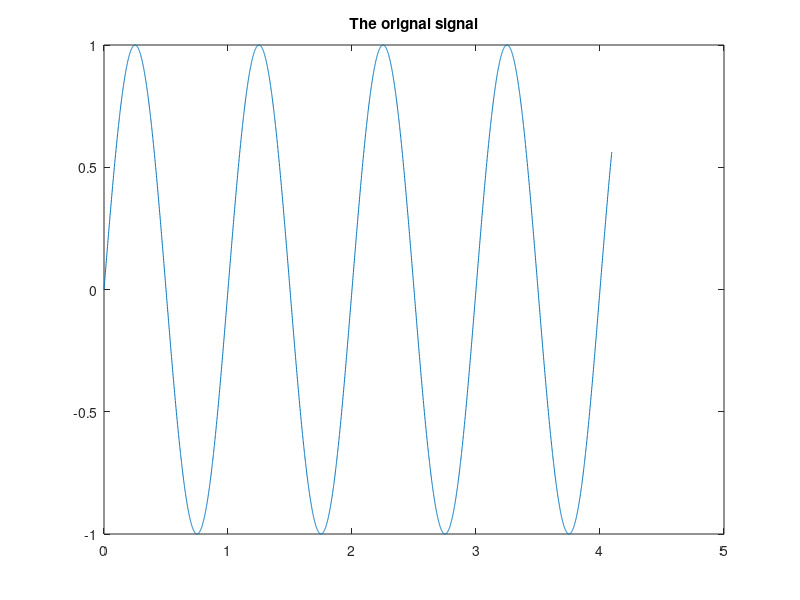

Source code (MATLAB): (Note: this script raises an error after producing the figure.)
%Compressed Sensing for Audio signal
clc;clear all;close all;

%Generating a signal that is to be measured
n = 4096;
f = 1;
fs = 1000;
t = 0:1/fs:4095/fs;

x = sin(2*pi*f*t);
figure();
plot(t,x);
title('The orignal signal');

%Measuring the signal generated 
p = n/32;
c = round(rand(p,1)*n);
y = x(c); %Random measurement of x stored in y

%Compressed Sensing 
Psi = dct(eye(n));
Theta = Psi(c,:);
cvx_begin;
    variable s(n);
    minimize(norm(s,1));
    subject to
        Theta*s == y';
cvx_end;

xrecon = idct(s);

figure();
plot(t,xrecon);